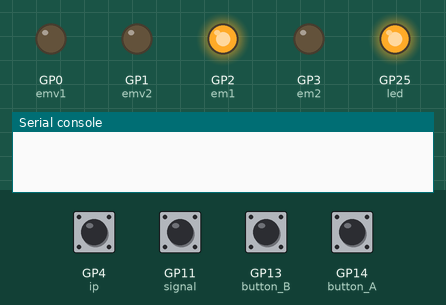
Recording of a program running on a simulated Raspberry Pi Pico running MicroPython. On the bench: output pins drawn as LEDs (lit = HIGH), the last lines printed to the serial console. Dashed ring = blinking. Inputs (shaded band) come from the test bench; at power-on: GP11 (signal) HIGH, GP4 (ip), GP13 (button_B), GP14 (button_A) LOW.

Above: at 1.2 s.
1.3 s: GP13 (button_B) pulled HIGH for 1 s
At 2.4 s:
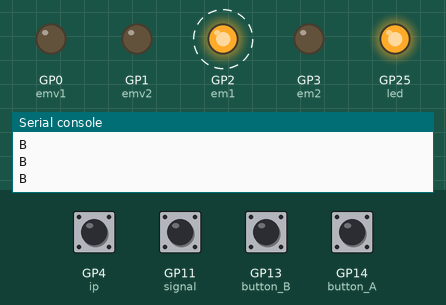
5.4 s: GP14 (button_A) pulled HIGH for 0.15 s
At 6.2 s:
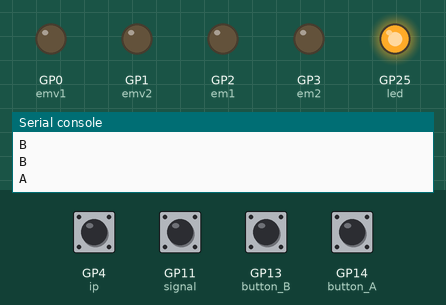
7.0 s: GP4 (ip) pulled HIGH for 0.15 s
At 7.9 s:
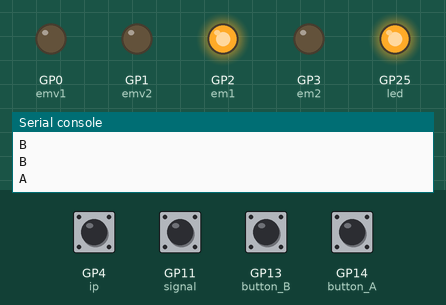
8.6 s: GP14 (button_A) pulled HIGH for 1 s
At 10.0 s:
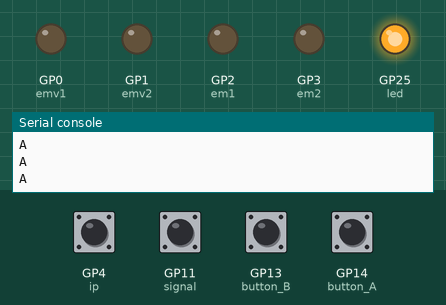
Timing chart, 0 to 21.0 s (numbered marks = the images above; inputs shaded):
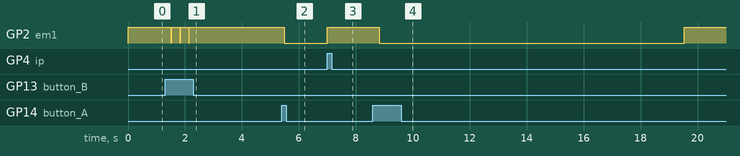

Measured:
- after the input at 1.3 s, GP2 (em1): alternates HIGH for 0.30 s and LOW for 0.01 s, 6 changes in all, then stays HIGH, starting after 0.22 s
- after the input at 5.4 s, GP2 (em1): HIGH → LOW after 0.09 s
- after the input at 7.0 s, GP2 (em1): LOW → HIGH at once
- after the input at 8.6 s, GP2 (em1): HIGH → LOW after 0.22 s, → HIGH 10.7 s later

The program:

mainCTL.py
```python
from machine import Pin,Timer
import time
led=Pin(25,Pin.OUT)
button_A=Pin(14,Pin.IN,Pin.PULL_DOWN)
button_B=Pin(13,Pin.IN,Pin.PULL_DOWN)
button_C=Pin(15,Pin.IN,Pin.PULL_DOWN)
emv1=Pin(0,Pin.OUT)
emv2=Pin(1,Pin.OUT)
em1=Pin(2,Pin.OUT)
em2=Pin(3,Pin.OUT)
ip=Pin(4,Pin.IN,Pin.PULL_DOWN)
signal=Pin(11,Pin.IN,Pin.PULL_UP)

if __name__=='__main__':
    led.value(1)
    em1.value(1)
    main_cnt=0

    while True:
        main_cnt+=1
        time.sleep(0.01)
        if main_cnt%1000==0 and em1.value()==0:
            em1.value(1)
        #print("-")
        if signal.value()==0:
            print('recv signal')
            em1.value(1)
        if ip.value() and not em1.value():
            em1.value(1)
        if main_cnt%30==0:    #每0.3s检测一次
            if button_A.value()==1:
                print("A")
                em1.value(0)
                main_cnt=0
            if button_B.value()==1:
                print("B")
                em1.value(0)
                time.sleep(0.01)
                em1.value(1)

  
```
